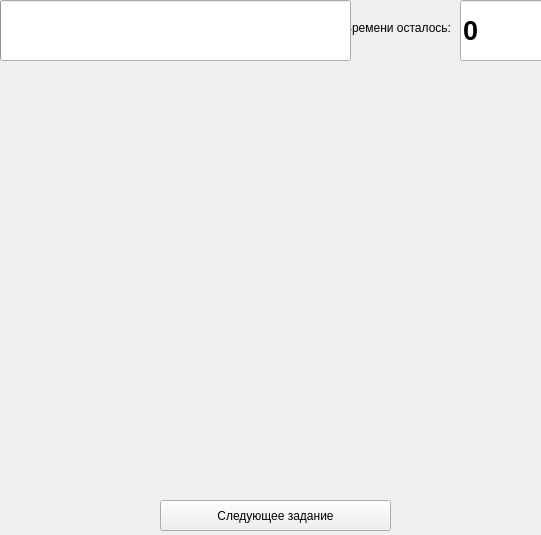
<?xml version="1.0" encoding="UTF-8"?>
<ui version="4.0">
 <class>MainWindow</class>
 <widget class="QMainWindow" name="MainWindow">
  <property name="geometry">
   <rect>
    <x>0</x>
    <y>0</y>
    <width>541</width>
    <height>535</height>
   </rect>
  </property>
  <property name="windowTitle">
   <string>MainWindow</string>
  </property>
  <widget class="QWidget" name="centralwidget">
   <property name="enabled">
    <bool>true</bool>
   </property>
   <widget class="QPushButton" name="startButton">
    <property name="geometry">
     <rect>
      <x>160</x>
      <y>500</y>
      <width>231</width>
      <height>31</height>
     </rect>
    </property>
    <property name="text">
     <string>Следующее задание</string>
    </property>
   </widget>
   <widget class="QLabel" name="label_2">
    <property name="geometry">
     <rect>
      <x>280</x>
      <y>20</y>
      <width>171</width>
      <height>16</height>
     </rect>
    </property>
    <property name="text">
     <string>Времени осталось:</string>
    </property>
    <property name="alignment">
     <set>Qt::AlignRight|Qt::AlignTrailing|Qt::AlignVCenter</set>
    </property>
   </widget>
   <widget class="QLineEdit" name="timeChet">
    <property name="geometry">
     <rect>
      <x>460</x>
      <y>0</y>
      <width>113</width>
      <height>61</height>
     </rect>
    </property>
    <property name="font">
     <font>
      <pointsize>20</pointsize>
      <weight>75</weight>
      <bold>true</bold>
     </font>
    </property>
    <property name="text">
     <string>0</string>
    </property>
    <property name="readOnly">
     <bool>true</bool>
    </property>
   </widget>
   <widget class="QProgressBar" name="timerBar">
    <property name="geometry">
     <rect>
      <x>0</x>
      <y>0</y>
      <width>351</width>
      <height>61</height>
     </rect>
    </property>
    <property name="maximum">
     <number>429</number>
    </property>
    <property name="value">
     <number>0</number>
    </property>
    <property name="textVisible">
     <bool>false</bool>
    </property>
   </widget>
   <widget class="QPushButton" name="pushButton">
    <property name="enabled">
     <bool>true</bool>
    </property>
    <property name="geometry">
     <rect>
      <x>10</x>
      <y>72</y>
      <width>520</width>
      <height>190</height>
     </rect>
    </property>
    <property name="text">
     <string/>
    </property>
    <property name="icon">
     <iconset>
      <normaloff>picture.png</normaloff>picture.png</iconset>
    </property>
    <property name="iconSize">
     <size>
      <width>520</width>
      <height>190</height>
     </size>
    </property>
    <property name="checkable">
     <bool>false</bool>
    </property>
    <property name="flat">
     <bool>true</bool>
    </property>
   </widget>
   <widget class="QPushButton" name="pushButton_2">
    <property name="geometry">
     <rect>
      <x>120</x>
      <y>270</y>
      <width>320</width>
      <height>221</height>
     </rect>
    </property>
    <property name="text">
     <string/>
    </property>
    <property name="icon">
     <iconset>
      <normaloff>voice-search.png</normaloff>voice-search.png</iconset>
    </property>
    <property name="iconSize">
     <size>
      <width>312</width>
      <height>215</height>
     </size>
    </property>
    <property name="flat">
     <bool>true</bool>
    </property>
   </widget>
  </widget>
 </widget>
 <resources/>
 <connections/>
</ui>
